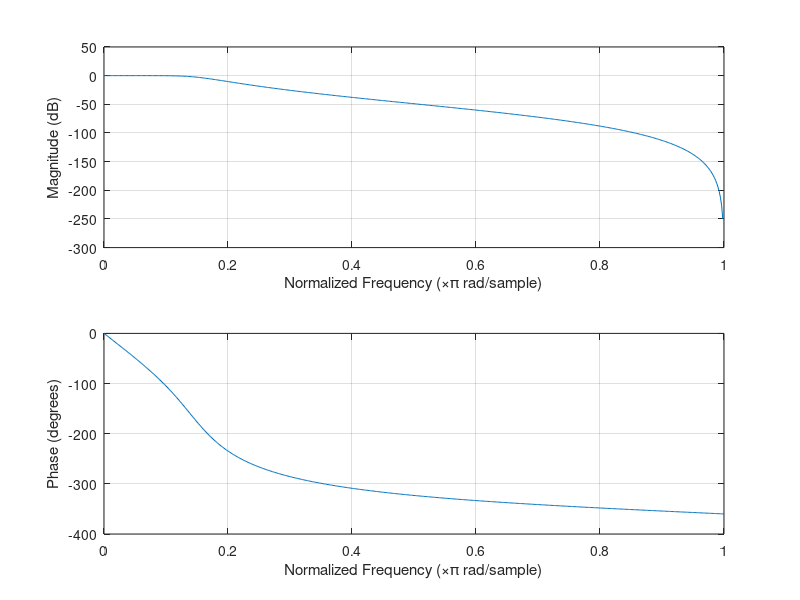
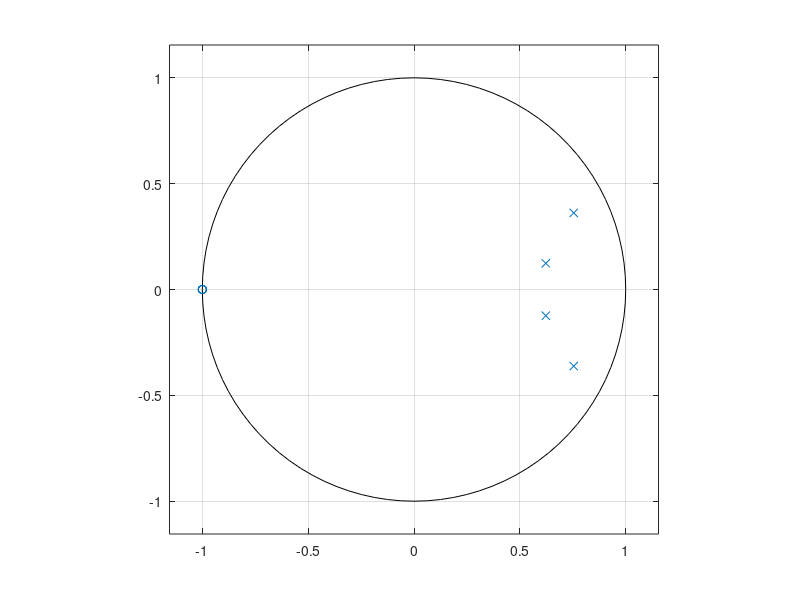

These charts were generated, in order, by the following MATLAB code: (Note: this script raises an error after producing the figures.)
%% Pelles rod ;)

omegac = 12.5; %Cutoff freq
omegas = 35;
nq = omegas*2; % nyquist freq

[b,a] = butter(2,omegac/nq);
freqz(b,a)
%%

Wp = 10/nq;  %Passband
Ws = 15/nq;  %Stopband

[n,Wn] = buttord(Wp,Ws,2,11);







[B,A] = butter(n,Wn);

%plot mag anf phase
figure(1)   
freqz(B,A)
%make z-plane 
figure(2)
zplane(B,A)

%% Plot without normalization
[z,p,k] = butter(n,Wn);
sos = zp2sos(z,p,k);

figure(3)
freqz(sos,529,2*35*pi)
title(sprintf('n = %d Butterworth Lowpass Filter',n))
xlabel(subplot(2,1,1),'Omega')
xlabel(subplot(2,1,2),'Omega')


%%

foo(1,1)
foo(1)

